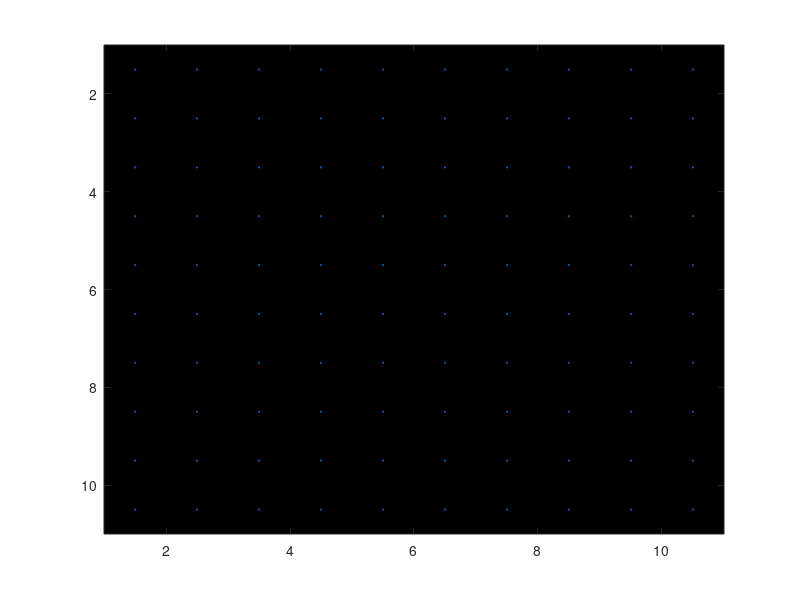

This figure's MATLAB source:

image_names = dir('../sample_images');
image_names = image_names(3:end);

imhisteq = zeros(512*10, 512*10,'uint8');
image = zeros(512*10,512*10,'uint8');
image_th = zeros(5120);

entropies = zeros(10, 10);

for i=0:(length(image_names)-1)
    im = imread(strcat('../sample_images/',image_names(i+1).name));

    x = mod(i, 10) * 512 + 1;
    y = floor(i / 10) * 512 + 1;

    image(y:y+511, x:x+511) = im;
    
    x = mod(i, 10) + 1;
    y = floor(i / 10) + 1;
    
    % needed for trimmping triangular black corners
    imtrim = im(12:end-12, 12:end-12);
    entropies(x,y) = entropy(imtrim);
    %disp(entropies(x,y));
end

XS = repmat(1:10, 1, 10) + 0.5;
YS = reshape(repmat(1:10, 10, 1),[1,100]) + 0.5;

% exponential of the entropy to maximize differences
entropies = exp(reshape(entropies, [1,100]));

imagesc([1, 11], [1, 11], image);
colormap(gray);
hold on;

scatter(XS, YS, entropies);



